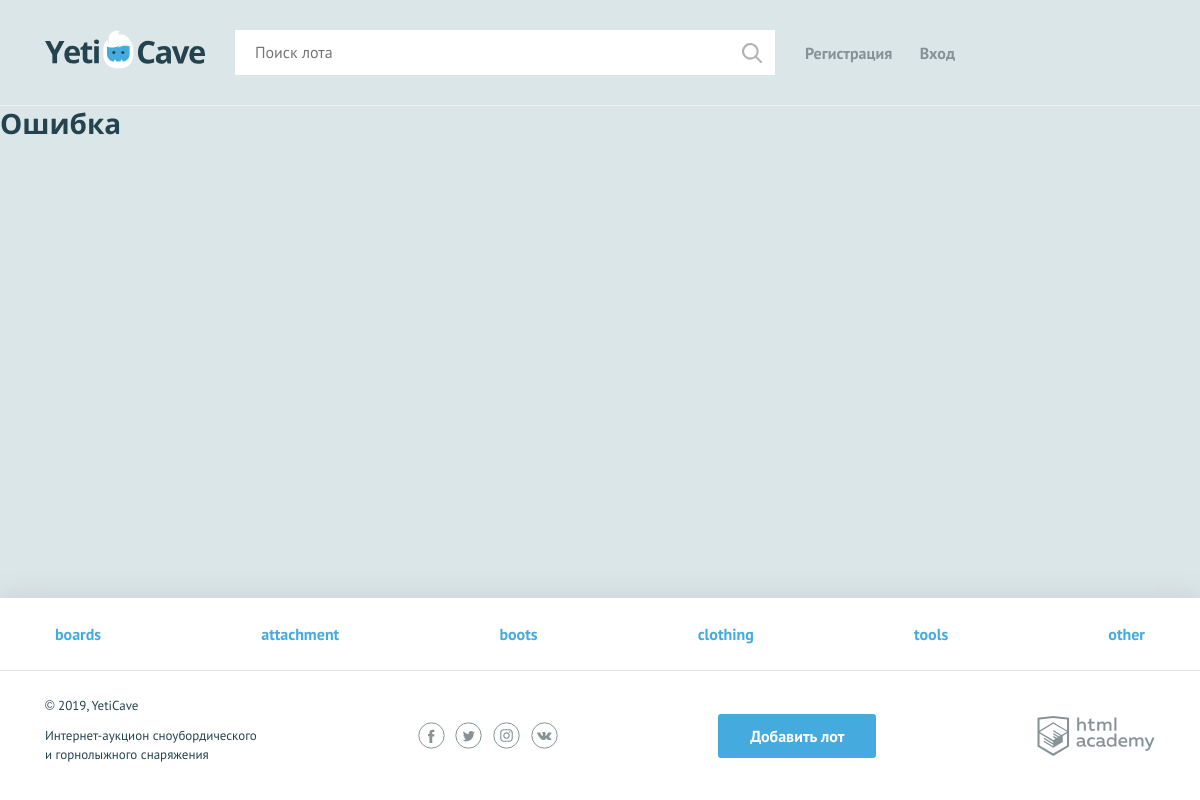
The page / on the database its author committed.
### tables this page shows
CREATE TABLE categories (
   id INT AUTO_INCREMENT PRIMARY KEY,
   character_code VARCHAR(128) UNIQUE,
   name_category VARCHAR(128) NOT NULL
);

### helpers.php (called while the page is built, shortened)
<?php
function include_template($name, array $data = []) {
    $name = 'templates/' . $name;
    extract($data);
    require $name;
    $result = ob_get_clean();
    return $result;
}

### functions/db.php (called while the page is built, shortened)
<?php
function get_categories($link)
{
  $sql_categories = 'SELECT * FROM categories';
  $result_categories = mysqli_query($link, $sql_categories);
  if ($result_categories) {
    return mysqli_fetch_all($result_categories, MYSQLI_ASSOC);
  } else {
    $error = mysqli_error($link);
    show_error($error);
  }
}

### common/init.php (called while the page is built, shortened)
<?php
require_once 'helpers.php';
require_once 'functions/db.php';
$db = require_once 'config/db.php';
$link = mysqli_connect($db['host'], $db['user'], $db['password'], $db['database']);
mysqli_set_charset($link, 'utf-8');
$title = "Yeti Cave";
$categories = get_categories($link);

### templates/layout.php (the view, shortened to what this page needs)
<!DOCTYPE html>
<html lang="ru">
<head>
  <link href="../css/normalize.min.css" rel="stylesheet">
  <link href="../css/style.css" rel="stylesheet">
</head>
<body>
<div class="page-wrapper">
  <header class="main-header">
    <div class="main-header__container container">
      <a class="main-header__logo" href="/">
        <img src="../img/logo.svg" width="160" height="39" alt="Логотип компании YetiCave">
      </a>
      <form class="main-header__search" method="get" action="../search.php" autocomplete="off">
        <input type="search" name="search" placeholder="Поиск лота">
        <input class="main-header__search-btn" type="submit" name="find" value="Найти">
      </form>
      <nav class="user-menu">
        <?php if (isset($_SESSION["user"])): ?>
          <div class="user-menu__logged">
            <p><?= $_SESSION["user"]["user_name"]; ?></p>
            <a href="/logout.php">Выйти</a>
          </div>
        <?php else: ?>
          <ul class="user-menu__list">
            <li class="user-menu__item">
              <a href="/sign-up.php">Регистрация</a>
            </li>
            <li class="user-menu__item">
              <a href="/sign-in.php">Вход</a>
            </li>
          </ul>
        <?php endif; ?>
      </nav>
    </div>
  </header>
  <?= $content; ?>
</div>
<footer class="main-footer">
  <nav class="nav">
    <ul class="nav__list container">
      <?php foreach ($categories as $category): ?>
      <li class="nav__item">
        <a href="pages/all-lots.html"><?= htmlspecialchars($category['name_category']); ?></a>
      </li>
      <?php endforeach; ?>
    </ul>
  </nav>
  <div class="main-footer__bottom container">
    <div class="main-footer__copyright">
      <p>© 2019, YetiCave</p>
      <p>Интернет-аукцион сноубордического и горнолыжного снаряжения</p>
    </div>
    <div class="main-footer__social social">
      <a class="social__link social__link--facebook" href="#">
      </a>
      <a class="social__link social__link--twitter" href="#">
      </a>
      <a class="social__link social__link--instagram" href="#">
      </a>
      <a class="social__link social__link--vkontakte" href="#">
      </a>
    </div>
    <a class="main-footer__add-lot button" href="add-lot.html">Добавить лот</a>
    <div class="main-footer__developed-by">
      <a class="logo-academy" href="https://htmlacademy.ru/intensive/php">
      </a>
    </div>
  </div>
</footer>
</body>
</html>

### templates/error.php (shortened to what this page needs)
<main class="content">
  <div class="content__main-col">
    <header class="content__header">
      <h2 class="content__header-text">Ошибка</h2>
    </header>
  </div>
</main>

### index.php
<?php
require_once 'common/init.php';
$goods = get_lots($link);
if ($categories && $goods) {
  $content = include_template('main.php', [
    'categories' => $categories,
    'goods' => $goods,
  ]);
} else {
  $content = include_template('error.php', ['error' => mysqli_error()]);
}
$layout_content = include_template('layout.php', [
  'title' => $title,
  'categories' => $categories,
  'content' => $content,
]);
print($layout_content);

### css/style.css (style rules this page uses)
html, body { height: 100%; }
.page-wrapper { display: flex; flex-direction: column; min-height: 100%; margin-bottom: -202px; }
.page-wrapper::after { content: ""; display: block; }
.page-wrapper::after { height: 85px; }
main { margin-bottom: 202px; }
body { min-width: 1140px; background-color: #dbe6e9; font-family: "PT Sans", sans-serif; font-weight: 400; font-size: 16px; line-height: 26px; color: #25434e; }
a { text-decoration: none; }
h2 { margin: 0; font-family: "Open Sans", sans-serif; font-size: 28px; line-height: 35px; font-weight: 700; }
.container { width: 1110px; margin: 0 auto; padding: 0 15px; }
.button { display: block; padding: 9px 32px; background-color: #45abde; color: #ffffff; text-align: center; font-weight: 700; border: none; border-radius: 3px; }
.main-header { padding: 30px 0 29px; border-bottom: 1px solid rgba(255, 255, 255, 0.5); }
.main-header__container { display: -webkit-flex; display: -ms-flexbox; display: flex; -webkit-justify-content: flex-start; -ms-flex-pack: start; justify-content: flex-start; }
.main-header__logo { display: block; margin-right: 30px; }
.main-header__search { position: relative; width: 540px; margin-right: 30px; }
.main-header__search input[type="search"] { width: 100%; padding: 8px 19px 9px 19px; border: 1px solid #ffffff; }
.main-header__search-btn { content: ""; position: absolute; top: 3px; right: 3px; width: 20px; height: 20px; padding: 20px; background: url("../img/search.svg") center no-repeat; opacity: 0.3; border: 0; font-size: 0; }
.user-menu__list { display: -webkit-flex; display: -ms-flexbox; display: flex; -webkit-justify-content: space-between; -ms-flex-pack: justify; justify-content: space-between; -webkit-flex-wrap: wrap; -ms-flex-wrap: wrap; flex-wrap: wrap; width: 150px; margin: 0; margin-top: 10px; padding: 0; list-style: none; }
.user-menu__item a { color: #879296; font-weight: 700; }
.user-menu { display: -webkit-flex; display: -ms-flexbox; display: flex; }
.main-footer { background-color: #ffffff; box-shadow: 0 0 30px 0 rgba(0, 0, 0, 0.1); }
.main-footer__bottom { display: -webkit-flex; display: -ms-flexbox; display: flex; -webkit-justify-content: space-between; -ms-flex-pack: justify; justify-content: space-between; -webkit-align-items: center; -ms-flex-align: center; align-items: center; padding: 25px 0; }
.main-footer__copyright { max-width: 212px; }
.main-footer__copyright p { margin: 0; margin-bottom: 11px; font-size: 13px; line-height: 19px; }
.main-footer__social { width: 140px; }
.social { display: -webkit-flex; display: -ms-flexbox; display: flex; -webkit-justify-content: space-between; -ms-flex-pack: justify; justify-content: space-between; -webkit-flex-wrap: wrap; -ms-flex-wrap: wrap; flex-wrap: wrap; }
.social__link { width: 27px; height: 27px; }
.logo-academy { display: block; width: 118px; height: 40px; }
.nav { background-color: #ffffff; border-bottom: 1px solid #e1e6e7; }
.nav__list { display: -webkit-flex; display: -ms-flexbox; display: flex; -webkit-justify-content: space-between; -ms-flex-pack: justify; justify-content: space-between; -webkit-flex-wrap: wrap; -ms-flex-wrap: wrap; flex-wrap: wrap; list-style: none; }
.nav__item a { position: relative; display: block; padding: 12px 10px; font-weight: 700; color: #45abde; }
.nav__item a::before { content: ""; display: none; position: absolute; bottom: 0; width: calc(100% - 20px); height: 3px; background-color: #e2e5e6; }
.main-footer .nav__item a { padding: 23px 10px; }

### rows shown on the page
categories: name_category "boards"
categories: name_category "attachment"
categories: name_category "boots"
categories: name_category "clothing"
categories: name_category "tools"
categories: name_category "other"
